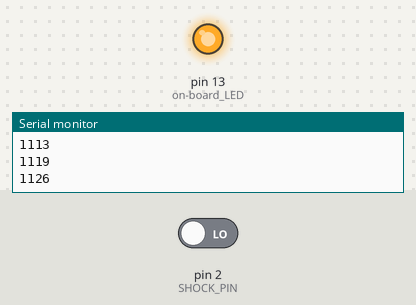
Bench run of a sketch on a simulated Arduino Uno, built with avr-gcc and run on an emulated ATmega328P. Shown: output pins drawn as LEDs (lit = HIGH), the last lines printed to the serial monitor. Inputs (shaded band) come from the test bench; at power-on: pin 2 (SHOCK_PIN) LOW.

Above: at 1.2 s.
1.3 s: pin 2 (SHOCK_PIN) driven HIGH
At 2.2 s:
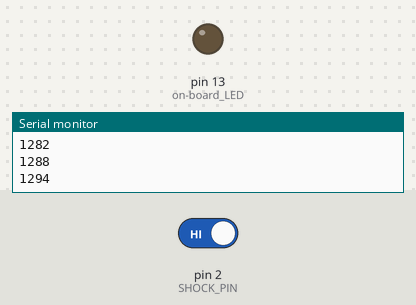
2.8 s: pin 2 (SHOCK_PIN) driven LOW
At 3.3 s:
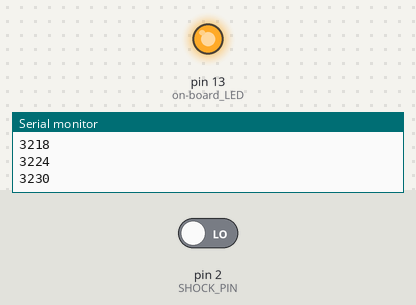
Timing chart, 0 to 5.8 s (numbered marks = the images above; inputs shaded):
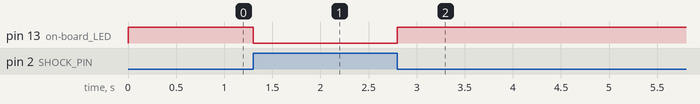

The sketch:

skock.ino
```cpp
#include <Time.h>
#include <TimeLib.h>
unsigned long time;

#define SHOCK_PIN 2

void setup() {
  pinMode(LED_BUILTIN, OUTPUT);       // on-board LED, usually pin 13
  pinMode(SHOCK_PIN, INPUT);

  Serial.begin(9600); // shock sensor pin set to input
}

void loop() {
  if (digitalRead(SHOCK_PIN)) {       // shock detected?
    // shock not detected with pull-up resistor
    digitalWrite(LED_BUILTIN, LOW);   // switch LED off
  }
  else {
    // shock detected with pull-up resistor
    Serial.println(millis());

    digitalWrite(LED_BUILTIN, HIGH);  // switch LED on


    // leave LED on for period
  }
}
```

Measured:
- after the input at 1.3 s, pin 13 (on-board_LED): HIGH → LOW at once
- after the input at 2.8 s, pin 13 (on-board_LED): LOW → HIGH at once
